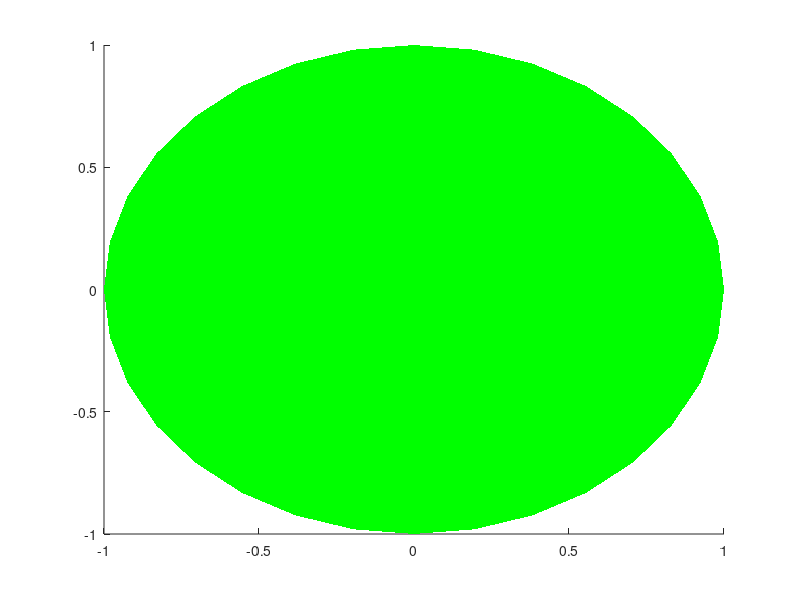

Reproduce this figure in MATLAB. (Note: this script raises an error after producing the figure.)
circles = [[0.586203, 0.697589, -0.411991, -24.3299, 49.9588];
[0.661906, -0.522624, 0.537349, 32.5034, 321.706];
[0.232077, -0.283822, -0.930368, -68.4923, 309.272];
[0.0440986, 0.764835, -0.642716, -39.9946, 86.7001];
[0.383242, 0.892549, 0.23766, 13.7485, 66.7623]];

intersections = [[-0.162753, 0.599558, 0.783608, 51.5921, 105.187];
[0.808849, -0.474964, 0.346659, 20.2831, 329.578];
[0.235284, -0.633196, -0.737363, -47.5073, 290.384];
[-0.805731, 0.448858, -0.386425, -22.7322, 150.879];
[-0.651644, -0.755478, 0.0679186, 3.89445, 229.22];
[0.107539, -0.643237, -0.758077, -49.295, 279.491];
[0.606015, -0.0488032, -0.793955, -52.5566, 355.396];
[-0.971375, -0.117491, -0.206464, -11.9152, 186.897];
[-0.826853, 0.446198, -0.342375, -20.0216, 151.647];
[-0.902259, 0.30671, 0.30308, 17.6427, 161.225]];

close;
hold on;
drawSphere([0 0 0 1]);
for (m = 1:5)
  drawCircle3d([0 0 0 1 90-circles(m, 4) circles(m, 5)]);
endfor

for (m = 1:10)
  drawPoint3d(intersections(m, 1:3));
endfor
hold off;